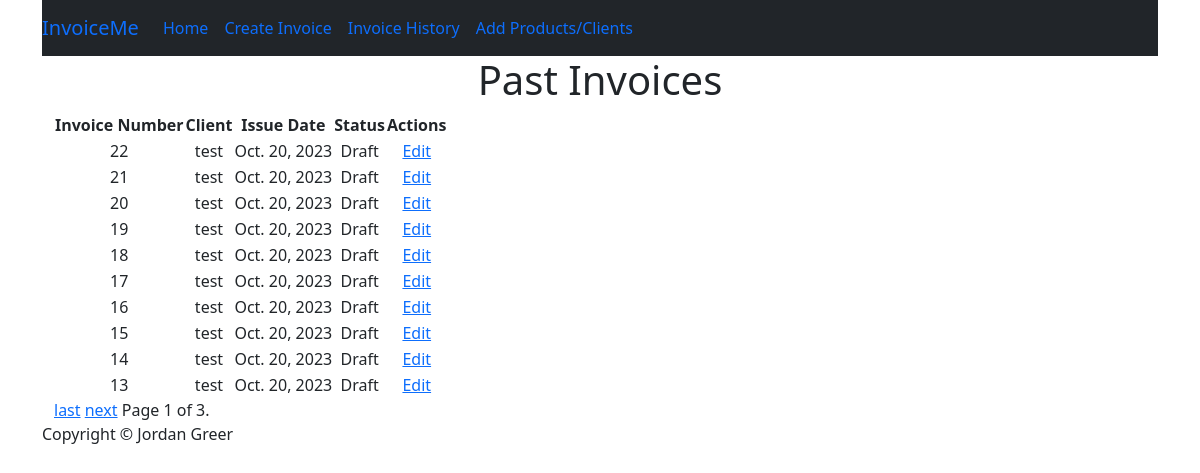
The app's page /invoiceHistory/, older data.
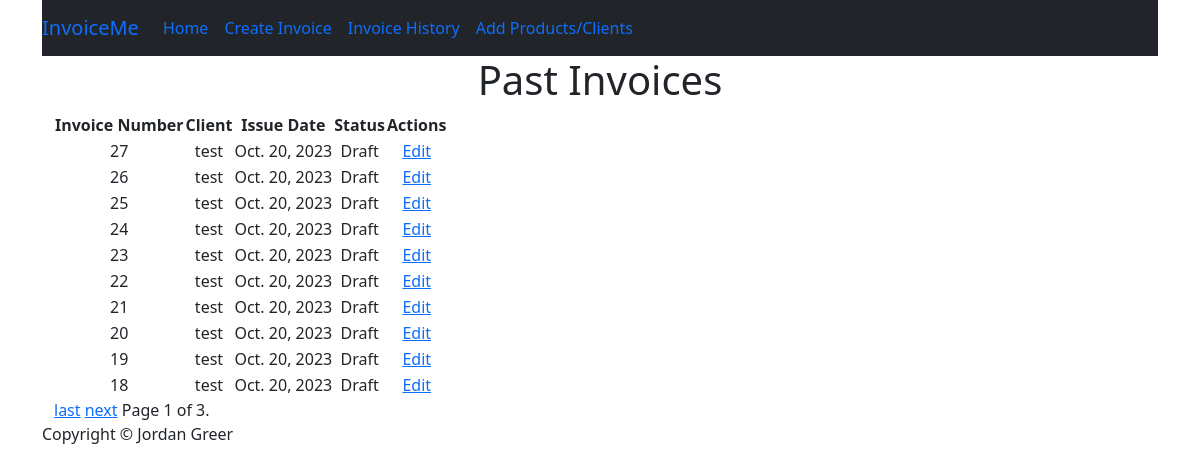
The same page, newer data.
### invoice/models.py (models this page shows, shortened)
class Invoice(models.Model):
    STATUS_CHOICES = [
        ('Draft', 'Draft'),
        ('Sent', 'Sent'),
        ('Paid', 'Paid'),
        ('Overdue', 'Overdue'),
    ]
    invoice_num = models.AutoField(primary_key=True)
    client = models.ForeignKey(Client, on_delete=models.CASCADE)
    invoice_date = models.DateField()
    items = models.ManyToManyField(Product, through='InvoiceItem', blank=True)
    status = models.CharField(max_length=10, choices=STATUS_CHOICES, default='Draft')
    created_at = models.DateTimeField(auto_now_add=True)

class Client(models.Model):
    name = models.CharField(max_length=100)
    email = models.EmailField()
    phone = models.CharField(max_length=20)
    address = models.TextField()
    def __str__(self):
        return self.name

### invoice/views.py (the view)
# urls.py: path("invoiceHistory/", views.invoiceHistory, name="invoiceHistory"),
def invoiceHistory(request):
    all_invoices = Invoice.objects.order_by('-created_at')  # Ordering by created_at in descending order
    paginator = Paginator(all_invoices, 10)  # Display 10 invoices per page (you can adjust the number)
    page = request.GET.get('page')
    invoices = paginator.get_page(page)
    context = {'invoices': invoices}
    return render(request, 'invoice/invoiceHistory.html', context)

### invoice/templates/invoice/invoiceHistory.html (shortened to what this page needs)
{% extends "base/base.html" %}
{% block content %}
<h1>Past Invoices</h1>
<table>
    <thead>
      <tr>
        <th>Invoice Number</th>
        <th>Client</th>
        <th>Issue Date</th>
        <th>Status</th>
        <th>Actions</th>
      </tr>
    </thead>
    <tbody>
      {% for invoice in invoices %}
        <tr>
          <td>{{ invoice.invoice_num }}</td>
          <td>{{ invoice.client }}</td>
          <td>{{ invoice.invoice_date }}</td>
          <td>{{ invoice.status }}</td>
          <td>
            <a href="{% url 'invoice:addItems' invoice.invoice_num %}" onclick="return confirm('Are you sure you want to edit?')">Edit</a>
          </td>
        </tr>
      {% empty %}
        <tr>
          <td colspan="4">No invoices available.</td>
        </tr>
      {% endfor %}
    </tbody>
  </table>
  <div class="pagination">
    <span class="step-links">
      {% if invoices.has_next %}
        <a href="?page={{ invoices.paginator.num_pages }}">last</a>
        <a href="?page={{ invoices.next_page_number }}">next</a>
      {% endif %}
      <span class="current-page">
        Page {{ invoices.number }} of {{ invoices.paginator.num_pages }}.
      </span>
    </span>
  </div>
{% endblock %}

Row changes from the older to the newer data that the page shows:
no longer on this page (row unchanged): Invoice: invoice_num "17", client "test", invoice_date "Oct. 20, 2023", status "Draft"
no longer on this page (row unchanged): Invoice: invoice_num "16", client "test", invoice_date "Oct. 20, 2023", status "Draft"
no longer on this page (row unchanged): Invoice: invoice_num "15", client "test", invoice_date "Oct. 20, 2023", status "Draft"
no longer on this page (row unchanged): Invoice: invoice_num "14", client "test", invoice_date "Oct. 20, 2023", status "Draft"
no longer on this page (row unchanged): Invoice: invoice_num "13", client "test", invoice_date "Oct. 20, 2023", status "Draft"
added Invoice: invoice_num "27", client "test", invoice_date "Oct. 20, 2023", status "Draft"
added Invoice: invoice_num "26", client "test", invoice_date "Oct. 20, 2023", status "Draft"
added Invoice: invoice_num "25", client "test", invoice_date "Oct. 20, 2023", status "Draft"
added Invoice: invoice_num "24", client "test", invoice_date "Oct. 20, 2023", status "Draft"
added Invoice: invoice_num "23", client "test", invoice_date "Oct. 20, 2023", status "Draft"
